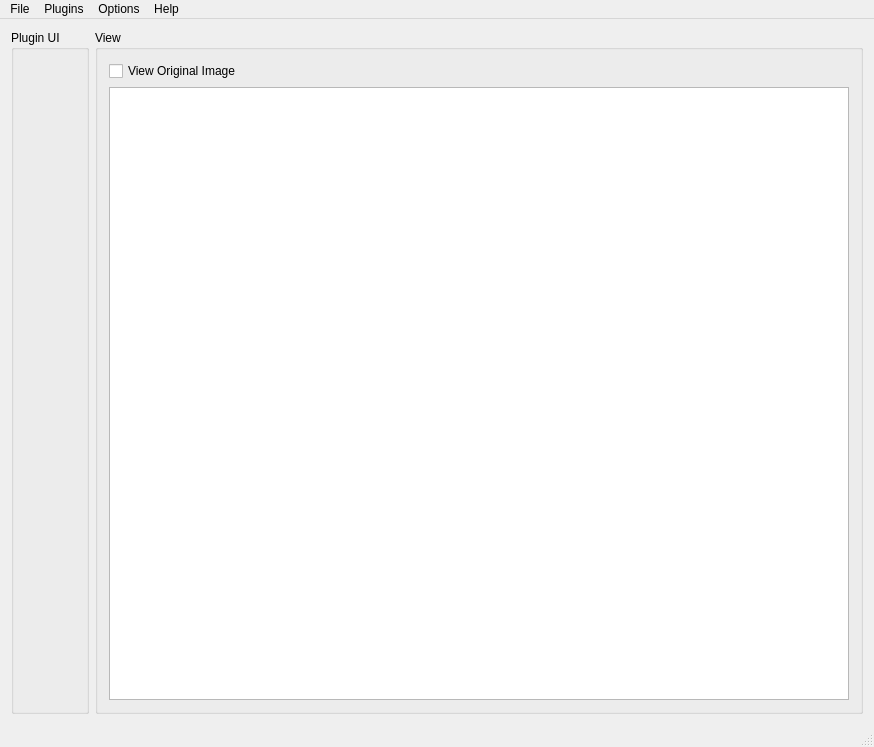
<?xml version="1.0" encoding="UTF-8"?>
<ui version="4.0">
 <class>MainWindow</class>
 <widget class="QMainWindow" name="MainWindow">
  <property name="geometry">
   <rect>
    <x>0</x>
    <y>0</y>
    <width>874</width>
    <height>747</height>
   </rect>
  </property>
  <property name="windowTitle">
   <string>MainWindow</string>
  </property>
  <widget class="QWidget" name="centralWidget">
   <layout class="QGridLayout" name="gridLayout_4">
    <item row="0" column="0">
     <layout class="QGridLayout" name="gridLayout">
      <item row="0" column="0">
       <widget class="QGroupBox" name="pluginGroup">
        <property name="title">
         <string>Plugin UI</string>
        </property>
        <layout class="QGridLayout" name="gridLayout_2">
         <item row="0" column="0">
          <layout class="QVBoxLayout" name="pluginLayout"/>
         </item>
        </layout>
       </widget>
      </item>
      <item row="0" column="1">
       <widget class="QGroupBox" name="groupBox">
        <property name="title">
         <string>View</string>
        </property>
        <layout class="QGridLayout" name="gridLayout_3">
         <item row="0" column="0">
          <layout class="QHBoxLayout" name="horizontalLayout">
           <item>
            <widget class="QCheckBox" name="viewOriginalCheck">
             <property name="text">
              <string>View Original Image</string>
             </property>
            </widget>
           </item>
          </layout>
         </item>
         <item row="1" column="0">
          <widget class="QEnhancedGraphicsView" name="graphicsView"/>
         </item>
        </layout>
       </widget>
      </item>
     </layout>
    </item>
   </layout>
  </widget>
  <widget class="QMenuBar" name="menuBar">
   <property name="geometry">
    <rect>
     <x>0</x>
     <y>0</y>
     <width>874</width>
     <height>28</height>
    </rect>
   </property>
   <widget class="QMenu" name="menu_File">
    <property name="tabletTracking">
     <bool>false</bool>
    </property>
    <property name="autoFillBackground">
     <bool>false</bool>
    </property>
    <property name="title">
     <string>File</string>
    </property>
    <property name="separatorsCollapsible">
     <bool>false</bool>
    </property>
    <addaction name="actionOpenImage"/>
    <addaction name="separator"/>
    <addaction name="actionSaveImage"/>
    <addaction name="separator"/>
    <addaction name="actionExit"/>
   </widget>
   <widget class="QMenu" name="menu_Plugins">
    <property name="title">
     <string>Plugins</string>
    </property>
   </widget>
   <widget class="QMenu" name="menu_Options">
    <property name="title">
     <string>Options</string>
    </property>
    <addaction name="actionLanguage"/>
    <addaction name="actionTheme"/>
   </widget>
   <widget class="QMenu" name="menu_Help">
    <property name="title">
     <string>Help</string>
    </property>
    <addaction name="actionAboutQt"/>
   </widget>
   <addaction name="menu_File"/>
   <addaction name="menu_Plugins"/>
   <addaction name="menu_Options"/>
   <addaction name="menu_Help"/>
  </widget>
  <widget class="QStatusBar" name="statusBar"/>
  <action name="actionOpenImage">
   <property name="text">
    <string>&amp;Open Image</string>
   </property>
   <property name="shortcut">
    <string>Ctrl+O</string>
   </property>
  </action>
  <action name="actionSaveImage">
   <property name="text">
    <string>&amp;Save Image</string>
   </property>
   <property name="shortcut">
    <string>Ctrl+S</string>
   </property>
  </action>
  <action name="actionExit">
   <property name="text">
    <string>&amp;Exit</string>
   </property>
  </action>
  <action name="actionLanguage">
   <property name="text">
    <string>Language</string>
   </property>
  </action>
  <action name="actionTheme">
   <property name="text">
    <string>Theme</string>
   </property>
  </action>
  <action name="actionAboutQt">
   <property name="text">
    <string>&amp;About Qt</string>
   </property>
  </action>
  <action name="action_Camera">
   <property name="text">
    <string>&amp;Camera</string>
   </property>
   <property name="toolTip">
    <string>Camrea</string>
   </property>
  </action>
 </widget>
 <layoutdefault spacing="6" margin="11"/>
 <customwidgets>
  <customwidget>
   <class>QEnhancedGraphicsView</class>
   <extends>QGraphicsView</extends>
   <header location="global">qenhancedgraphicsview.h</header>
  </customwidget>
 </customwidgets>
 <resources/>
 <connections/>
</ui>
